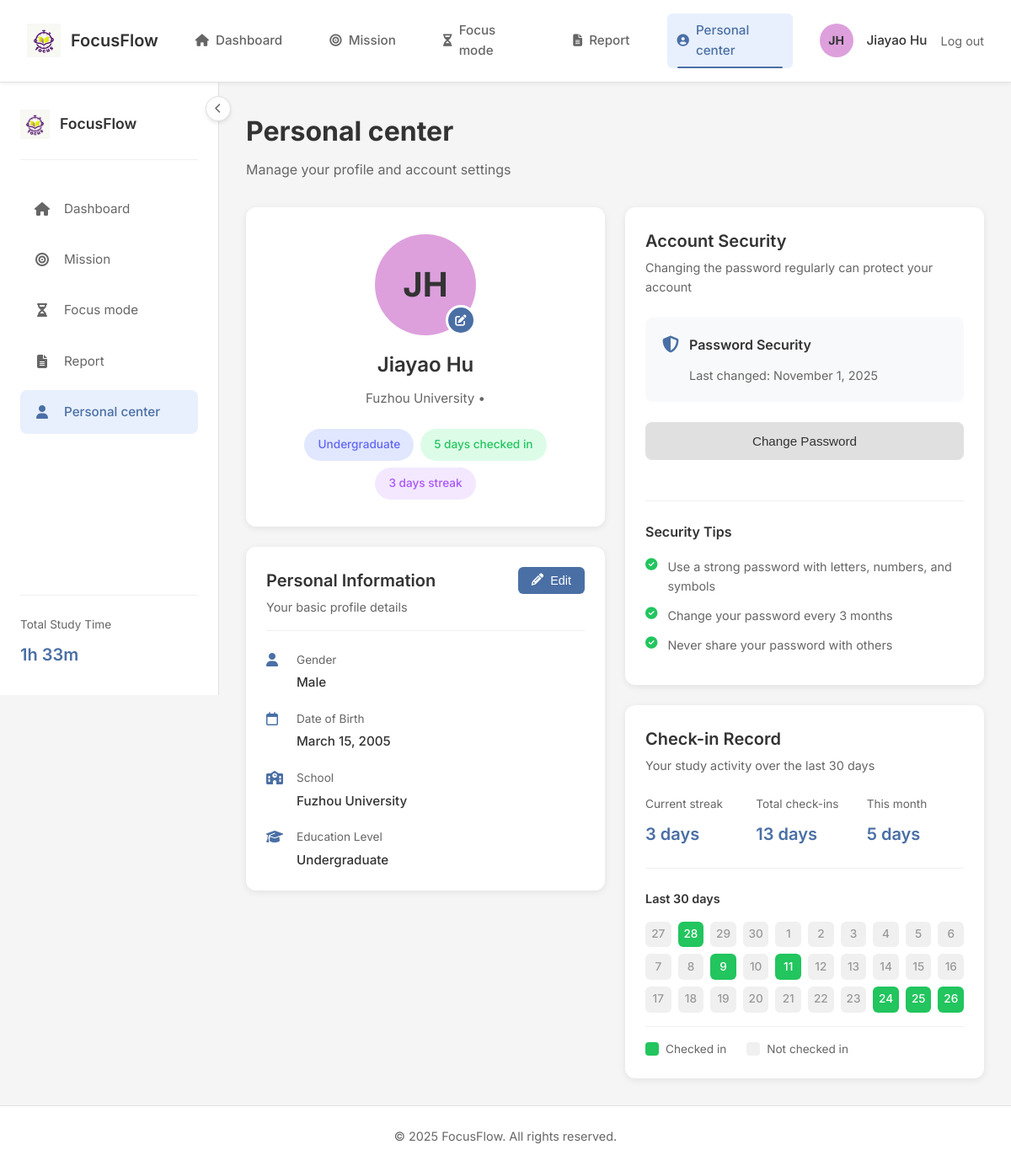
Screenshot of /profile (signed in) with the database file from the repository.
### tables this page shows
CREATE TABLE users (
    id INTEGER PRIMARY KEY AUTOINCREMENT,
    phone TEXT NOT NULL UNIQUE,
    first_name TEXT NOT NULL,
    last_name TEXT NOT NULL,
    email TEXT NOT NULL UNIQUE,
    gender TEXT,
    birth_date TEXT,
    school TEXT,
    education_level TEXT NOT NULL,
    grade TEXT,
    password TEXT NOT NULL,
    created_at TIMESTAMP DEFAULT CURRENT_TIMESTAMP
);

### app.py (the view, shortened to what this page needs)
@app.route('/profile')
@login_required
def profile():
    print("[调试] 访问个人资料页面")
    lang = request.args.get('lang', 'en-US')
    translations = get_translations(lang)
    user_id = session['user_id']
    conn = get_db_connection()
    try:
        print(f"[调试] 获取用户 {user_id} 的详细信息")
        user = conn.execute('SELECT * FROM users WHERE id = ?', (user_id,)).fetchone()
        if not user:
            print("[调试] 未找到用户信息")
            flash('User profile not found!')
            conn.close()
            return redirect(url_for('dashboard', lang=lang))
        from database import CheckinDB
        monthly_checkins = CheckinDB.get_monthly_checkins(user_id)
        total_checkins = CheckinDB.get_total_checkins(user_id)
        checkin_dates = conn.execute('''
            SELECT date FROM checkins
            WHERE user_id = ?
            ORDER BY date DESC
        ''', (user_id,)).fetchall()
        streak_days = 0
        if checkin_dates:
            current_date = datetime.now().date()
            for checkin_date in checkin_dates:
                checkin_date_obj = datetime.strptime(checkin_date['date'], '%Y-%m-%d').date()
                if (current_date - checkin_date_obj).days == streak_days:
                    streak_days += 1
                else:
                    break
        thirty_days_ago = (datetime.now() - timedelta(days=29)).date()
        checkin_records = {}
        checkin_list = conn.execute('''
            SELECT date FROM checkins
            WHERE user_id = ? AND date >= ?
            ORDER BY date ASC
        ''', (user_id, thirty_days_ago.strftime('%Y-%m-%d'))).fetchall()
        for record in checkin_list:
            checkin_records[record['date']] = True
        calendar_dates = []
        for i in range(30):
            date = datetime.now() - timedelta(days=29-i)
            date_str = date.strftime('%Y-%m-%d')
            calendar_dates.append({
                'date': date_str,
                'day': date.day,
                'checked_in': date_str in checkin_records
            })
        current_month_start = datetime.now().replace(day=1).strftime('%Y-%m-%d')
        this_month_checkins = conn.execute('''
            SELECT COUNT(*) as count FROM checkins
            WHERE user_id = ? AND date >= ?
        ''', (user_id, current_month_start)).fetchone()['count']
        education_level_map = {
            '1': 'Elementary',
            '2': 'Middle School',
            '3': 'High School',
            '4': 'Undergraduate'
        }
        grade_map = {
            '1': 'Freshman',
            '2': 'Sophomore',
            '3': 'Junior',
            '4': 'Senior'
        }
        education_display = education_level_map.get(str(user['education_level']), 'Undergraduate')
        grade_display = grade_map.get(str(user['grade']), '') if user['grade'] else ''
        password_last_changed = "November 1, 2025"  # Placeholder, can be updated if you track this
    finally:
        conn.close()
    education_levels = ['小学', '初中', '高中', '大学本科', '硕士研究生', '博士研究生']
    return render_template('profile.html', translations=translations, lang=lang, user=user,
                           education_levels=education_levels, monthly_checkins=monthly_checkins,
                           total_checkins=total_checkins, streak_days=streak_days,
                           calendar_dates=calendar_dates, this_month_checkins=this_month_checkins,
                           education_display=education_display, grade_display=grade_display,
                           password_last_changed=password_last_changed)

### app.py (called while the page is built)
def get_db_connection():
    print("[调试] 尝试连接数据库...")
    try:
        conn = sqlite3.connect(app.config['DATABASE'])
        conn.row_factory = sqlite3.Row
        print("[调试] 数据库连接成功")
        return conn
    except Exception as e:
        print(f"[调试] 数据库连接失败: {str(e)}")
        raise

def get_translations(lang='en-US'):
    print(f"[调试] 获取语言翻译，语言: {lang}")
    translations = {
        'en-US': {
            'welcome': 'Welcome',
            'login': 'Login',
            'register': 'Register',
            'phone': 'Phone Number',
            'password': 'Password',
            'confirm_password': 'Confirm Password',
            'forgot_password': 'Forgot Password',
            'dashboard': 'Dashboard',
            'profile': 'Profile',
            'tasks': 'Tasks',
            'focus': 'Focus Mode',
            'reports': 'Reports',
            'logout': 'Logout',
        },
    }
    result = translations.get(lang, translations['en-US'])
    print(f"[调试] 语言翻译获取成功，返回了{len(result)}个翻译项")
    return result

def login_required(f):
    @wraps(f)
    def decorated_function(*args, **kwargs):
        print(f"[调试] 验证用户登录状态，session中的user_id: {session.get('user_id')}")
        if 'user_id' not in session:
            print("[调试] 用户未登录，重定向到登录页面")
            return redirect(url_for('login'))
        print("[调试] 用户已登录，继续执行请求")
        return f(*args, **kwargs)
    return decorated_function

### database.py (called while the page is built)
def get_db_connection():
    conn = sqlite3.connect(app.config['DATABASE'])
    conn.row_factory = sqlite3.Row
    return conn

    @staticmethod
    def get_total_checkins(user_id):
        conn = get_db_connection()
        result = conn.execute('''
            SELECT COUNT(*) as total_checkins
            FROM checkins
            WHERE user_id = ?
        ''', (user_id,)).fetchone()
        conn.close()
        return result['total_checkins'] or 0

    @staticmethod
    def get_monthly_checkins(user_id):
        conn = get_db_connection()
        today = datetime.now()
        start_of_month = today.replace(day=1).date()
        result = conn.execute('''
            SELECT COUNT(*) as monthly_checkins
            FROM checkins
            WHERE user_id = ? AND DATE(date) >= ?
        ''', (user_id, start_of_month)).fetchone()
        conn.close()
        return result['monthly_checkins'] or 0

### templates/profile.html (shortened to what this page needs)
{% extends "base.html" %}
{% block content %}
<div class="profile-page-container">
    <div class="profile-page-header">
        <h1 class="profile-page-title">Personal center</h1>
        <p class="profile-page-subtitle">Manage your profile and account settings</p>
    </div>
    <div class="profile-main-grid">
        <div class="profile-left-column">
            <div class="user-profile-card card-shadow">
                <div class="profile-avatar-container">
                    <div class="profile-avatar-large" style="background-color: {{ g.user_avatar_color|default('#ffd700') }}">
                        {{ g.initials|default('UU') }}
                    </div>
                    <button class="avatar-edit-btn" onclick="openEditProfileModal()">
                        <i class="fas fa-edit"></i>
                    </button>
                </div>
                <div class="profile-name">{{ user.first_name }} {{ user.last_name }}</div>
                <div class="profile-school-info">
                    {{ user.school if user.school else 'No School' }} • {{ grade_display }}
                </div>
                <div class="profile-badges">
                    <span class="profile-badge badge-education">{{ education_display }}</span>
                    <span class="profile-badge badge-checkin">{{ this_month_checkins }} days checked in</span>
                    <span class="profile-badge badge-streak">{{ streak_days }} day{{ 's' if streak_days != 1 else '' }} streak</span>
                </div>
            </div>
            <div class="personal-info-section card-shadow">
                <div class="section-header-with-action">
                    <div>
                        <h2 class="section-title">Personal Information</h2>
                        <p class="section-subtitle">Your basic profile details</p>
                    </div>
                    <button class="btn-edit-section" onclick="openEditProfileModal()">
                        <i class="fas fa-pencil-alt"></i> Edit
                    </button>
                </div>
                <div class="info-details-list">
                    <div class="info-detail-item">
                        <i class="fas fa-user info-icon"></i>
                        <div class="info-content">
                            <span class="info-label">Gender</span>
                            <span class="info-value">{{ 'Male' if user.gender == 'male' else 'Female' if user.gender == 'female' else 'Not set' }}</span>
                        </div>
                    </div>
                    <div class="info-detail-item">
                        <i class="far fa-calendar info-icon"></i>
                        <div class="info-content">
                            <span class="info-label">Date of Birth</span>
                            <span class="info-value">
                                {% if user.birth_date %}
                                    {% set birth_date = user.birth_date.split(' ')[0] if ' ' in user.birth_date else user.birth_date %}
                                    {% set date_parts = birth_date.split('-') %}
                                    {% if date_parts|length == 3 %}
                                        {% set months = ['January', 'February', 'March', 'April', 'May', 'June', 'July', 'August', 'September', 'October', 'November', 'December'] %}
                                        {{ months[date_parts[1]|int - 1] }} {{ date_parts[2]|int }}, {{ date_parts[0] }}
                                    {% else %}
                                        {{ user.birth_date }}
                                    {% endif %}
                                {% else %}
                                    Not set
                                {% endif %}
                            </span>
                        </div>
                    </div>
                    <div class="info-detail-item">
                        <i class="fas fa-school info-icon"></i>
                        <div class="info-content">
                            <span class="info-label">School</span>
                            <span class="info-value">{{ user.school if user.school else 'Not set' }}</span>
                        </div>
                    </div>
                    <div class="info-detail-item">
                        <i class="fas fa-graduation-cap info-icon"></i>
                        <div class="info-content">
                            <span class="info-label">Education Level</span>
                            <span class="info-value">{{ education_display }}</span>
                        </div>
                    </div>
                </div>
            </div>
        </div>
        <div class="profile-right-column">
            <div class="account-security-section card-shadow">
                <div class="section-header">
                    <div>
                        <h2 class="section-title">Account Security</h2>
                        <p class="section-subtitle">Changing the password regularly can protect your account</p>
                    </div>
                </div>
                <div class="password-security-box">
                    <div class="password-security-header">
                        <i class="fas fa-shield-alt password-icon"></i>
                        <span class="password-security-label">Password Security</span>
                    </div>
                    <div class="password-last-changed">
                        Last changed: {{ password_last_changed }}
                    </div>
                </div>
                <button class="btn-change-password" onclick="openChangePasswordModal()">
                    Change Password
                </button>
                <div class="security-tips">
                    <h3 class="security-tips-title">Security Tips</h3>
                    <div class="security-tip-item">
                        <i class="fas fa-check-circle tip-icon"></i>
                        <span>Use a strong password with letters, numbers, and symbols</span>
                    </div>
                    <div class="security-tip-item">
                        <i class="fas fa-check-circle tip-icon"></i>
                        <span>Change your password every 3 months</span>
                    </div>
                    <div class="security-tip-item">
                        <i class="fas fa-check-circle tip-icon"></i>
                        <span>Never share your password with others</span>
                    </div>
                </div>
            </div>
            <div class="checkin-record-section card-shadow">
                <div class="section-header">
                    <div>
                        <h2 class="section-title">Check-in Record</h2>
                        <p class="section-subtitle">Your study activity over the last 30 days</p>
                    </div>
                </div>
                <div class="checkin-metrics">
                    <div class="checkin-metric">
                        <span class="metric-label">Current streak</span>
                        <span class="metric-value">{{ streak_days }} days</span>
                    </div>
                    <div class="checkin-metric">
                        <span class="metric-label">Total check-ins</span>
                        <span class="metric-value">{{ total_checkins }} days</span>
                    </div>
                    <div class="checkin-metric">
                        <span class="metric-label">This month</span>
                        <span class="metric-value">{{ this_month_checkins }} days</span>
                    </div>
                </div>
                <div class="checkin-calendar-container">
                    <div class="checkin-calendar-label">Last 30 days</div>
                    <div class="checkin-calendar-grid">
                        {% for date_item in calendar_dates %}
                        <div class="checkin-calendar-day {% if date_item.checked_in %}checked-in{% else %}not-checked-in{% endif %}"
                             title="{{ date_item.date }}">
                            {{ date_item.day }}
                        </div>
                        {% endfor %}
                    </div>
                    <div class="checkin-legend">
                        <div class="legend-item">
                            <div class="legend-color checked-in"></div>
                            <span>Checked in</span>
                        </div>
                        <div class="legend-item">
                            <div class="legend-color not-checked-in"></div>
                            <span>Not checked in</span>
                        </div>
                    </div>
                </div>
            </div>
        </div>
    </div>
</div>
{% endblock %}

### rows the page displays
users: first_name "Jiayao", last_name "Hu", school "Fuzhou University", gender "Male"

### other values shown
{{ g.initials|default('UU') }} "JH"
{{ g.user_name|default('User') }} "Jiayao Hu"
{{ g.total_study_time|default('0h 0m') }} "1h 33m"
{{ education_display }} "Undergraduate"
{{ this_month_checkins }} "5"
{{ streak_days }} "3"
{{ 's' if streak_days != 1 else '' }} "s"
{{ months[date_parts[1]|int - 1] }} "March"
{{ date_parts[2]|int }} "15"
{{ date_parts[0] }} "2005"
{{ password_last_changed }} "November 1, 2025"
{{ total_checkins }} "13"
{{ date_item.day }} "27" "28" "29" "30" "1" "2" "3" "4" "5" "6" "7" "8" "9" "10" "11" "12" "13" "14" "15" "16" "17" "18" "19" "20" "21" "22" "23" "24" "25" "26"
